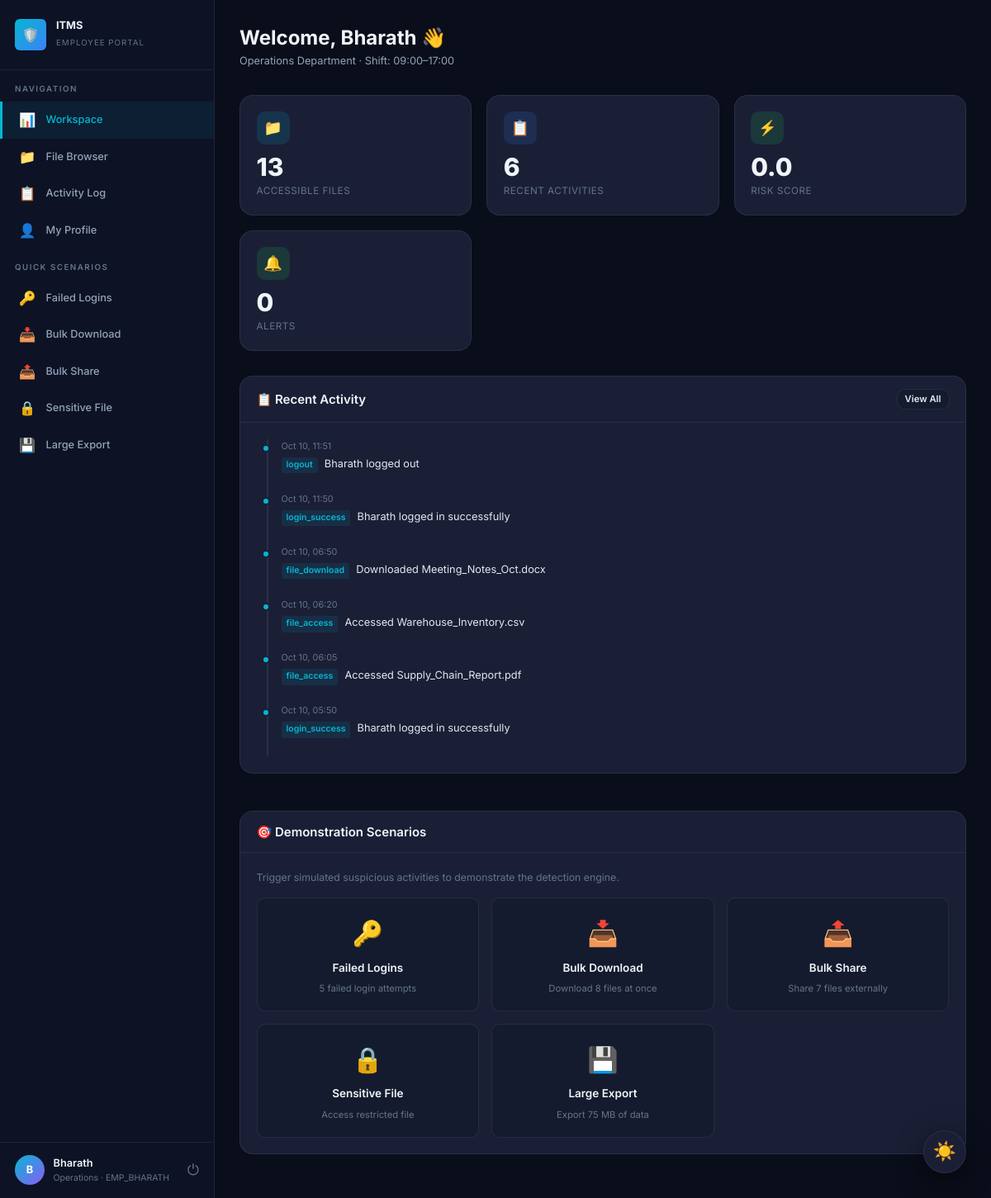
/employee/ (signed in), run on an earlier commit of the app's database.
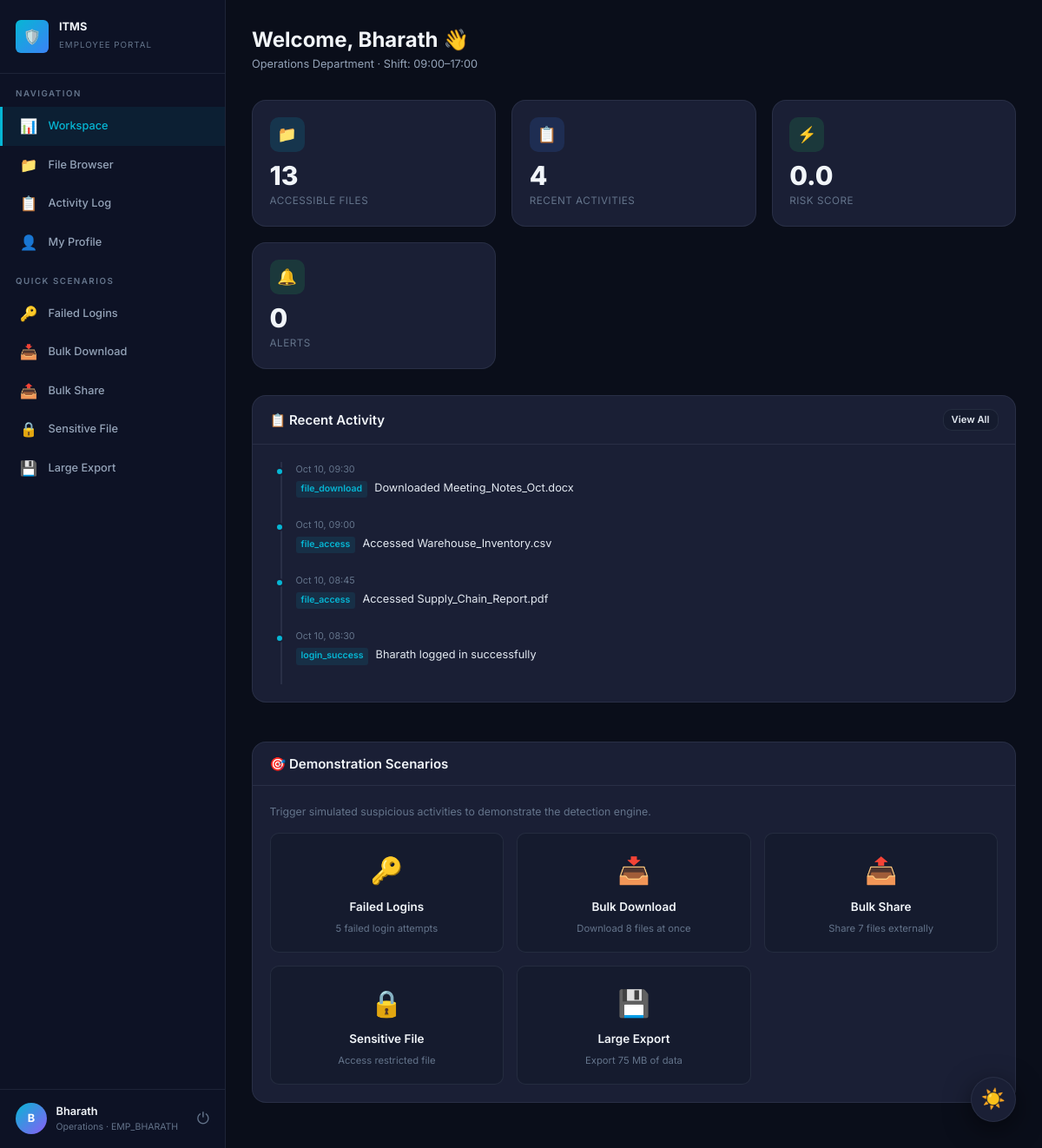
And on a later commit of the database.
### app/models.py (models this page shows, shortened)
class Activity(db.Model):
    __tablename__ = 'activities'
    id = db.Column(db.Integer, primary_key=True)
    user_id = db.Column(db.Integer, db.ForeignKey('users.id'), nullable=False)
    activity_type = db.Column(db.String(50), nullable=False)
    description = db.Column(db.Text, nullable=False)
    details = db.Column(db.Text, nullable=True)  # JSON string for extra metadata
    ip_address = db.Column(db.String(45), nullable=True)
    is_suspicious = db.Column(db.Boolean, default=False)
    risk_contribution = db.Column(db.Float, default=0.0)
    timestamp = db.Column(db.DateTime, default=lambda: datetime.now())

### app/routes/employee.py (the view)
@employee_bp.route('/')
@login_required
@employee_required
def workspace():
    recent_activities = Activity.query.filter_by(user_id=current_user.id) \
        .order_by(Activity.timestamp.desc()).limit(10).all()
    alert_count = Alert.query.filter_by(user_id=current_user.id).count()
    dept_files = SimulatedFile.query.filter(
        (SimulatedFile.department == current_user.department) |
        (SimulatedFile.department == 'Shared')
    ).all()
    return render_template('employee/workspace.html',
                           activities=recent_activities,
                           alert_count=alert_count,
                           files=dept_files)

### app/models.py (called while the page is built)
    def is_admin(self):
        return self.role == 'admin'

### app/routes/employee.py (called while the page is built)
def employee_required(f):
    @wraps(f)
    def decorated(*args, **kwargs):
        if not current_user.is_authenticated:
            return redirect(url_for('auth.login'))
        if current_user.is_admin():
            abort(403)
        return f(*args, **kwargs)
    return decorated

### app/templates/employee/workspace.html (shortened to what the changed rows need)
{% extends "base.html" %}
{% block body %}
<div class="app-layout">
    <main class="main-content">
        <div class="page-header">
            <div>
                <h1>Welcome, {{ current_user.display_name }} 👋</h1>
            </div>
        </div>
        <div class="stats-grid">
            <div class="stat-card">
                <div class="stat-header">
                    <div class="stat-icon blue">📋</div>
                </div>
                <div class="stat-value">{{ activities|length }}</div>
                <div class="stat-label">Recent Activities</div>
            </div>
        </div>
        <div class="grid-2">
            <div class="panel">
                <div class="panel-body">
                    {% if activities %}
                    <div class="timeline">
                        {% for act in activities %}
                        <div class="timeline-item {% if act.is_suspicious %}suspicious{% endif %}">
                            <div class="timeline-time">{{ act.timestamp.strftime('%b %d, %H:%M') }}</div>
                            <div class="timeline-content">
                                <span class="timeline-type">{{ act.activity_type }}</span>
                                {{ act.description }}
                            </div>
                        </div>
                        {% endfor %}
                    </div>
                    {% else %}
                    <div class="empty-state">
                        <div class="empty-icon">📋</div>
                        <p>No recent activities</p>
                    </div>
                    {% endif %}
                </div>
            </div>
        </div>
    </main>
</div>
{% endblock %}

What changed in the data, as far as the page shows it:
removed Activity: timestamp "Oct 10, 11:51", activity_type "logout", description "Bharath logged out"
removed Activity: timestamp "Oct 10, 11:50", activity_type "login_success", description "Bharath logged in successfully"
changed Activity "Downloaded Meeting_Notes_Oct.docx": timestamp "Oct 10, 06:50" → "Oct 10, 09:30"
changed Activity "Accessed Warehouse_Inventory.csv": timestamp "Oct 10, 06:20" → "Oct 10, 09:00"
changed Activity "Accessed Supply_Chain_Report.pdf": timestamp "Oct 10, 06:05" → "Oct 10, 08:45"
changed Activity "Bharath logged in successfully": timestamp "Oct 10, 05:50" → "Oct 10, 08:30"
Also different on the page:
{{ activities|length }}: "6" → "4"
